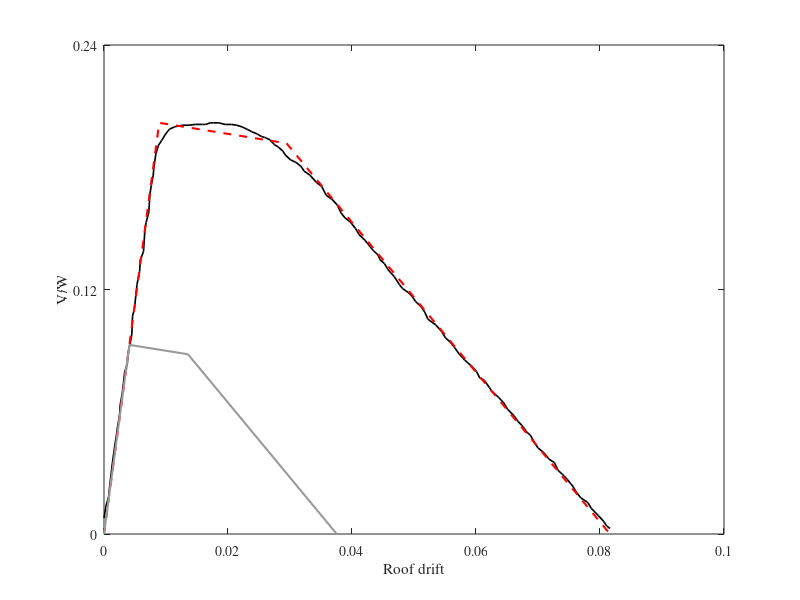

This figure's MATLAB source: (Note: this script raises an error after producing the figure.)
% Transforms a pushover curve to a trilinear SDOF backbone
% written by Mohsen Zaker-Esteghamati
clear
clc
pushdata=csvread('4story_steel.csv');

%% 
i=1;
while i<length(pushdata(:,1))
    if pushdata(i,1)==pushdata(i+1,1)
        pushdata(i,:)=[];

    end
    i=i+1;
end

xArea=min(pushdata(:,1)):0.001:max(pushdata(:,1));
yArea=interp1(pushdata(:,1),pushdata(:,2),xArea);
PushArea=trapz(xArea,yArea);
%% 

%to get the linear part slope
k=(2*pi/1.32)^2;
Fy=max(pushdata(:,2));

%defining the difference between curves 
fun=@(x)abs((0.5*Fy*(Fy/k)+0.5*(1+x(1))*Fy*(x(2)-(Fy/k))+0.5*(pushdata(end,1)-x(2))*Fy*x(1))-PushArea);
% fun=@(X)abs(PushArea-((X(1,1)*a*X(1,1))*0.5+(a*X(1,1)+1.05*X(1,2))*0.5*(abs(X(2,1)-X(1,1)))+0.5*(abs(ultXpush-X(2,1)))*1.05*X(1,2)));
%initial guess
X0=[0.95,0.018];
%setting upperbond and lower bond for the solution


[param,fval]=fmincon(fun,X0);
% Plotting the results
%% 
x_y=(Fy/k);
Xp=[0, x_y, param(2), pushdata(end,1)];
Yp=[0,Fy, Fy*param(1), 0];
xscaled=Xp.*[0.46,0.46,0.46,0.46];
yscaled=Yp.*0.46;
%% 
% Xp=[0	0.004501518	0.044973019	0.089347028]
% Yp=[0	0.277005556	0.308884318	0]
% % pushdata(:,1)=pushdata(:,1)./(15+3*13);
% % pushdata(:,2)=pushdata(:,2)./(193/0.092);
box on
set(gcf,'units','inches','position',[1 1 2 2],'PaperUnits', 'Inches', 'PaperSize', [2, 2])
plot(pushdata(:,1),pushdata(:,2),'k','lineWidth',1.2)
hold on
plot(Xp,Yp,'--r','lineWidth',1.5)
plot(xscaled,yscaled,'lineWidth',1.5,'color',[0.6 0.6 0.6])

set(gca,'FontSize',10)
set(gca,'FontName','Times')
xlabel('Roof drift')
ylabel('V/W')
ylim([0 0.24])
yticks([0:0.12:24])
xlim([0 0.1])
% lg=legend('Pushover curve','SDOF Backbone fit')
% currentLegendPosition = lg.Position;
% newLegendPosition = [0.5 0.7 currentLegendPosition([3 4])];
% % Set new position
% lg.Position = newLegendPosition;
% legend boxoff  
%% scaling
Xp=[0, param(1,1), param(2,1), param(3,1)]./(15+3*13);
% Yp=[0,param(1,2), param(2,2), param(3,2)]./(193/0.092);

        
